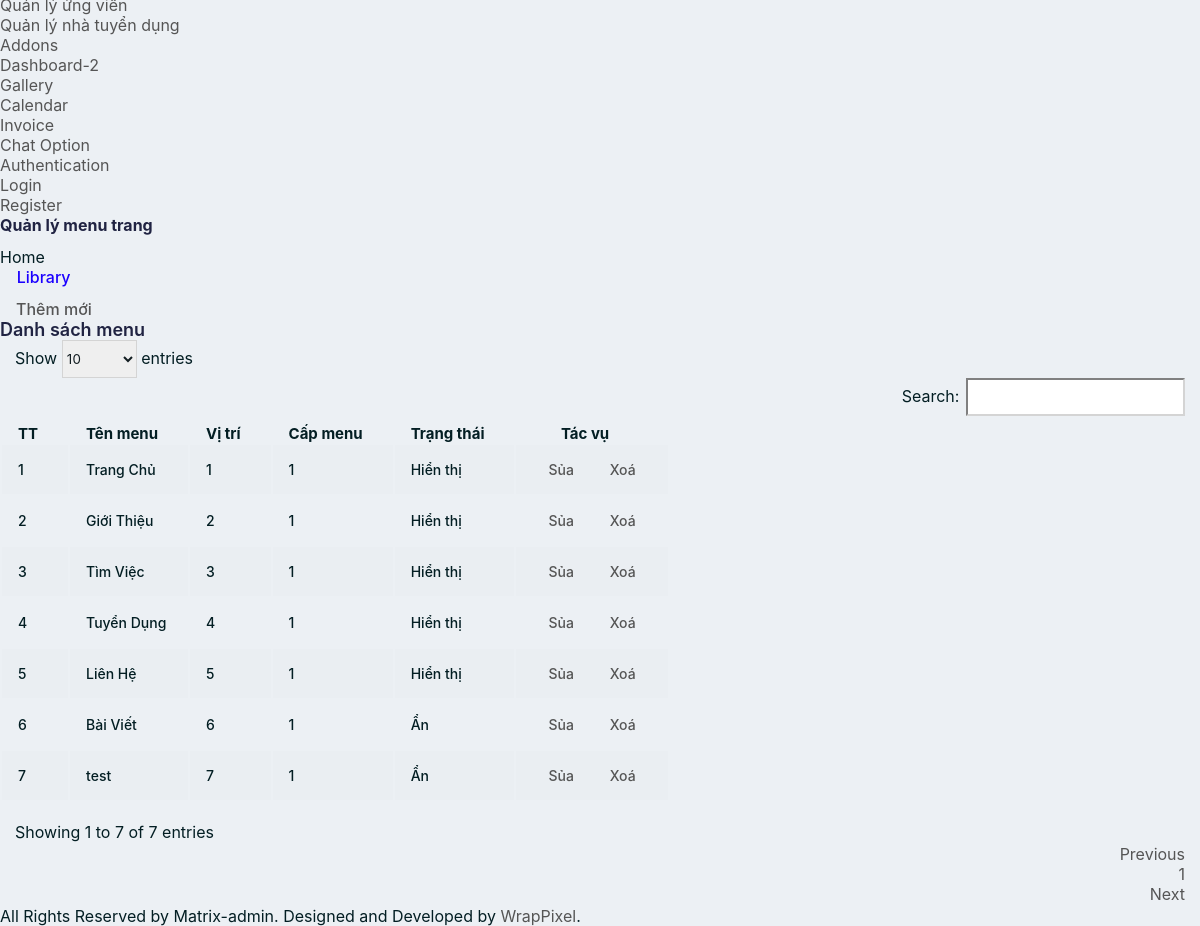
Page /admin/menu_ds.php (lower part) on the earlier database version.
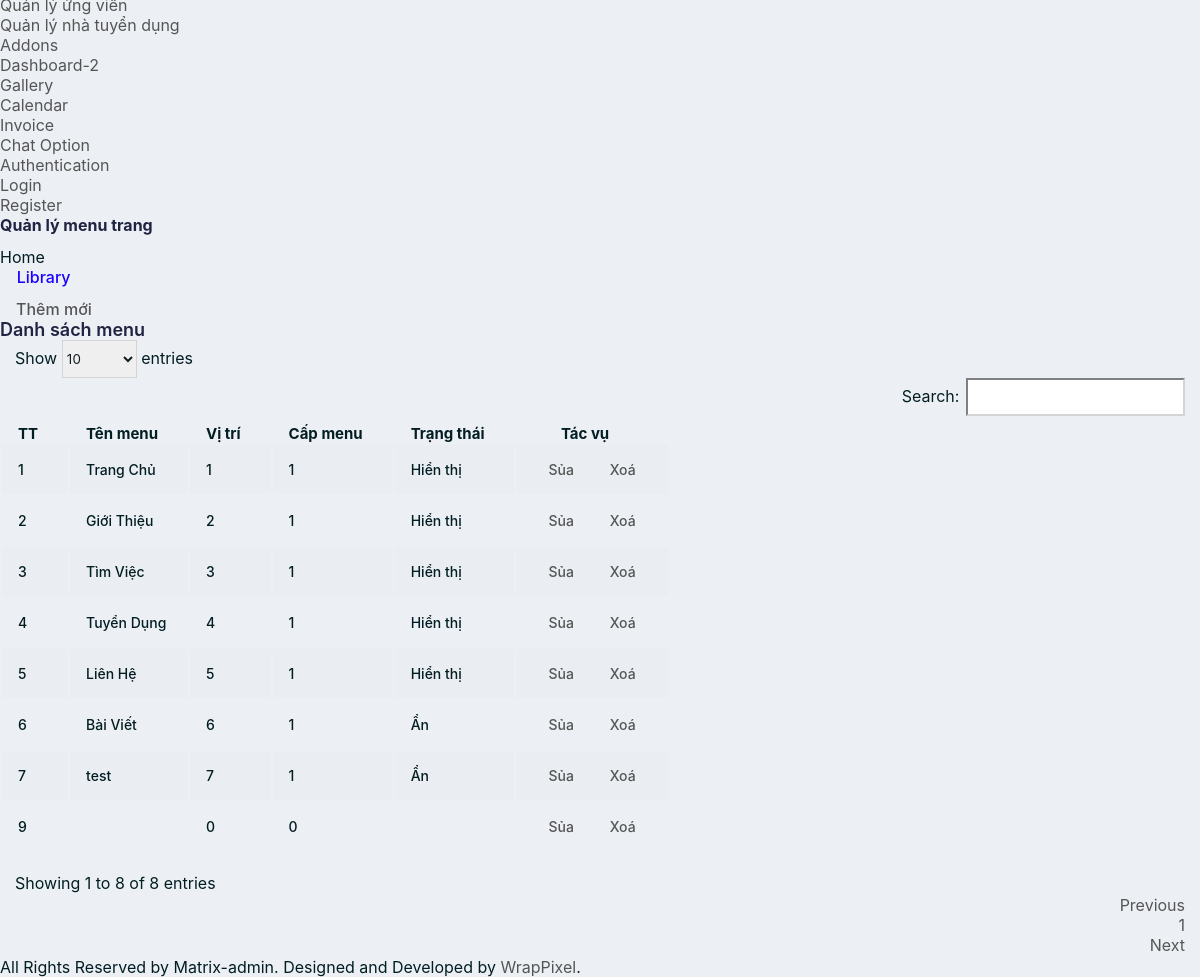
Same page on the later database version.
### tables this page shows
CREATE TABLE `menu` (
  `menu_id` int(11) NOT NULL,
  `tenMenu` varchar(50) NOT NULL,
  `vitri` int(11) NOT NULL,
  `capmenu` int(11) NOT NULL,
  `link` varchar(35) NOT NULL,
  `trangthaiAH` varchar(35) NOT NULL
);

### admin/menu_ds.php (the view, shortened to what this page needs)
<?php
    include('header.php');
?>
    <div class="page-wrapper">
      <div class="page-breadcrumb">
        <div class="row">
          <div class="col-12 d-flex no-block align-items-center">
            <h4 class="page-title">Quản lý menu trang</h4>
            <div class="ms-auto text-end">
              <nav aria-label="breadcrumb">
                <ol class="breadcrumb">
                  <li class="breadcrumb-item"><a href="#">Home</a></li>
                  <li class="breadcrumb-item active" aria-current="page">
                    Library
                  </li>
                </ol>
              </nav>
            </div>
          </div>
        </div>
      </div>
      <div class="container-fluid">
        <a href="menu_them.php" class="btn btn-primary mb-2" ><i class="fas fa-table" ></i> Thêm mới</a>
        <div class="row">
          <div class="col-12">
            <div class="card">
              <div class="card-body">
                <h5 class="card-title">Danh sách menu</h5>
                <div class="table-responsive">
                  <?php
                    include('../model/config.php');
                    $menu = "SELECT * FROM menu";
                    $re = mysqli_query($conn,$menu);
                    $data = [];
                    while($row = mysqli_fetch_array($re,MYSQLI_ASSOC)){
                        $data[] = array(
                            'menu_id'=> $row['menu_id'],
                            'tenMenu' => $row['tenMenu'],
                            'vitri' => $row['vitri'],
                            'capmenu' => $row['capmenu'],
                            'trangthaiAH' => $row['trangthaiAH'],
                        );
                    }
                ?>
                  <table id="zero_config" class="table table-striped table-bordered">
                    <thead>
                      <tr>
                        <th><strong>TT</strong></th>
                        <th><strong>Tên menu</strong></th>
                        <th><strong>Vị trí</strong></th>
                        <th><strong>Cấp menu</strong></th>
                        <th><strong>Trạng thái</strong></th>
                        <th><strong>Tác vụ</strong></th>
                      </tr>
                    </thead>
                    <tbody>
                      <?php foreach ($data as $row) : ?>
                      <tr>
                        <td><?php echo $row ['menu_id']; ?></td>
                        <td><?php echo $row ['tenMenu']; ?></td>
                        <td><?php echo $row ['vitri']; ?></td>
                        <td><?php echo $row ['capmenu']; ?></td>
                        <td><?php echo $row ['trangthaiAH']; ?></td>
                        <td>
                          <a href="menu_sua.php?sid=<?php echo $row['menu_id']; ?>" class="btn btn-info"> <i class="mdi mdi-pencil"></i> Sủa</a>
                          <a onclick="return confirm('bạn có muốn xoá không ?');" class="btn btn-danger" href="menu_xoa.php?sid=<?php echo $row['menu_id']; ?>"> <i class="fas fa-trash-alt"></i> Xoá</a>
                        </td>
                      </tr>
                      <?php endforeach; ?>
                  </table>
                </div>
              </div>
            </div>
          </div>
        </div>
      </div>
<?php require_once('footer.php') ?>

Differences in the rows shown:
added menu: menu_id "9", vitri "0", capmenu "0"
Other differences:
text written by a page script: "Show entries Search: Showing 1 to 7 of 7 entries Previous 1 Next" → "Show entries Search: Showing 1 to 8 of 8 entries Previous 1 Next"
